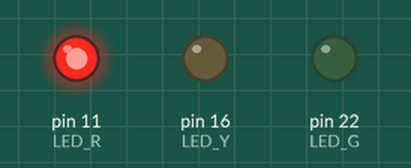
Simulated run of this program. Board: Raspberry Pi (header pin numbers). On the bench: output pins drawn as LEDs (lit = HIGH). The interpreter's speed is modelled, so counts of loop turns are approximate. At 30.0 s the program stops and its outputs stay as they are.

Above: at 1.5 s.
At 3.2 s:
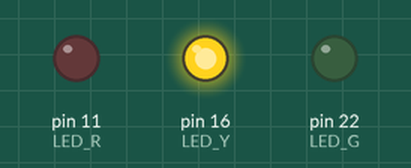
At 4.7 s:
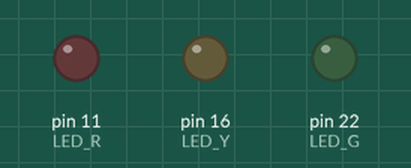
At 8.5 s:
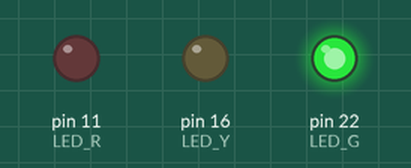
Timing chart, 0 to 13.0 s (numbered marks = the images above):
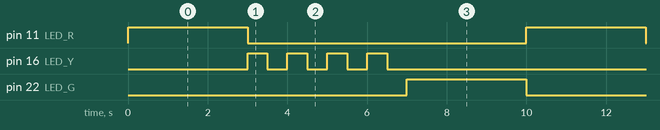

The program:

LED_1_1.py
```python
# coding: utf-8

# GPIO 라이브러리 호출
import RPi.GPIO as GPIO

# time 모듈
import time

# 핀 번호로 제어 : 핀 번호 할당 -> 커넥터 핀 번호로 설정
GPIO.setmode(GPIO.BOARD)

LED_R = 11
LED_Y = 16
LED_G = 22

GPIO.setup(LED_R, GPIO.OUT, initial=GPIO.LOW)
GPIO.setup(LED_Y, GPIO.OUT, initial=GPIO.LOW)
GPIO.setup(LED_G, GPIO.OUT, initial=GPIO.LOW)

def func_clear():
    GPIO.output(LED_R, False)
    GPIO.output(LED_Y, 0)
    GPIO.output(LED_G, GPIO.LOW)

def func_r():
    func_clear()
    GPIO.output(LED_R, not GPIO.input(LED_R))
    time.sleep(3)

def func_y():
    func_clear()
    cnt_y = 0
    while 1:
        if(cnt_y > 3):
            break
        cnt_y += 1
        GPIO.output(LED_Y, not GPIO.input(LED_Y))
        time.sleep(0.5)
        GPIO.output(LED_Y, not GPIO.input(LED_Y))
        time.sleep(0.5)

def func_g():
    func_clear()
    GPIO.output(LED_G, not GPIO.input(LED_G))
    time.sleep(3)

cnt = 0

while 1:
    if(cnt > 2):
        break
    cnt += 1
    func_r()
    func_y()
    func_g()

# GPIO 개방
GPIO.cleanup()
```

Measured:
- by itself, pin 11 (LED_R), pin 22 (LED_G): alternates HIGH for 3.0 s and LOW for 7.0 s
- by itself, pin 16 (LED_Y): repeats every 10.0 s: 3 × (LOW 0.50 s, HIGH 0.50 s), LOW 6.5 s, HIGH 0.50 s
